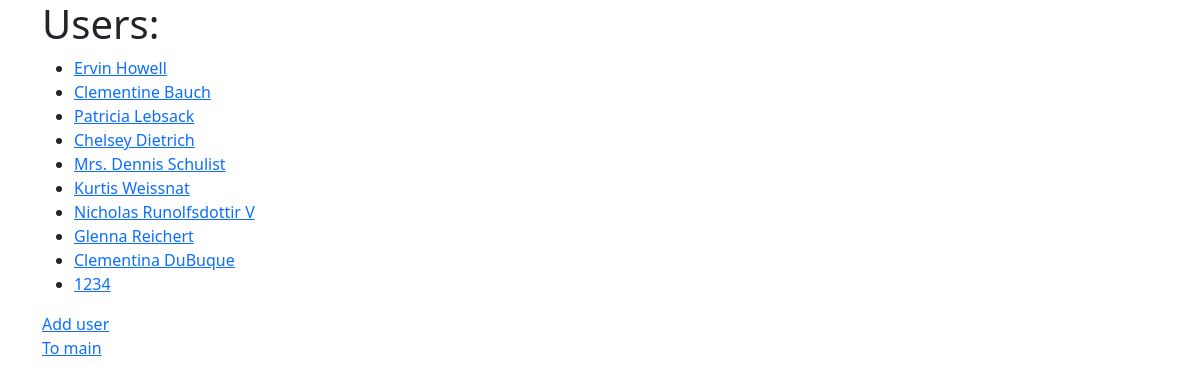
/users/, run on the app's committed database.
### models/user.py (models this page shows, shortened)
class User(db.Model, Base):
    name = Column(String(128), nullable=False)
    username = Column(String(32), unique=True, nullable=False)
    email = Column(String(128), unique=True, nullable=False)
    posts = relationship("Post", back_populates="user", cascade="all, delete")

### views/users.py (the view)
@users_app.get("/", endpoint="users_list")
def list_users():
    users: list[User] = User.query.all()
    return render_template("users/list.html", users=users)

### templates/users/list.html (shortened to what this page needs)
{% extends 'base.html' %}
{% block body %}
  <h1>Users:</h1>
  {% if users %}
    <ul>
      {% for user in users %}
        <li><a
          href="{{ url_for('users_app.user_details', user_id=user.id) }}"
        >{{ user.name }}</a></li>
      {% endfor %}
    </ul>
  {% else %}
    <h3>No users yet.</h3>
  {% endif %}
  <div>
    <a href="{{ url_for('users_app.add') }}">Add user</a>
  </div>
  <div>
    <a href="/">To main</a>
  </div>
{% endblock %}

### templates/base.html (shortened to what this page needs)
<!DOCTYPE html>
<html lang="en">
<head>
  <link rel="stylesheet" href="{{ url_for('static', filename='css/bootstrap.min.css') }}">
</head>
<body>
<div class="container">
{% block body %}{% endblock %}
</div>
</body>
</html>

### data on the page
User: name "Ervin Howell"
User: name "Clementine Bauch"
User: name "Patricia Lebsack"
User: name "Chelsey Dietrich"
User: name "Mrs. Dennis Schulist"
User: name "Kurtis Weissnat"
User: name "Nicholas Runolfsdottir V"
User: name "Glenna Reichert"
User: name "Clementina DuBuque"
User: name "1234"
